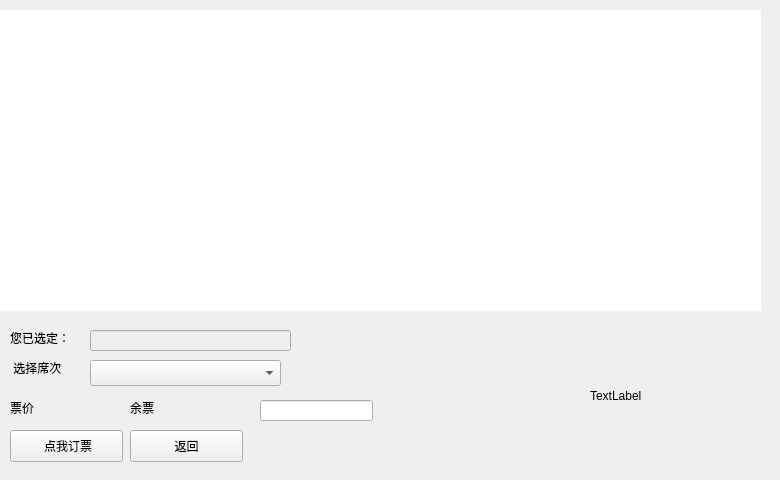
    <widget class="QWidget" name="tab_2">
     <attribute name="title">
      <string>订票</string>
     </attribute>
     <widget class="QFrame" name="tab2_nologin">
      <property name="geometry">
       <rect>
        <x>170</x>
        <y>60</y>
        <width>211</width>
        <height>80</height>
       </rect>
      </property>
      <property name="styleSheet">
       <string notr="true">QFrame{border: 0px;}</string>
      </property>
      <property name="frameShape">
       <enum>QFrame::StyledPanel</enum>
      </property>
      <property name="frameShadow">
       <enum>QFrame::Raised</enum>
      </property>
      <widget class="QLabel" name="label_5">
       <property name="geometry">
        <rect>
         <x>40</x>
         <y>30</y>
         <width>131</width>
         <height>16</height>
        </rect>
       </property>
       <property name="text">
        <string>&lt;html&gt;&lt;head/&gt;&lt;body&gt;&lt;p&gt;对不起，请先登录！&lt;/p&gt;&lt;/body&gt;&lt;/html&gt;</string>
       </property>
      </widget>
     </widget>
     <widget class="QFrame" name="tab2_logined">
      <property name="geometry">
       <rect>
        <x>0</x>
        <y>0</y>
        <width>771</width>
        <height>471</height>
       </rect>
      </property>
      <property name="styleSheet">
       <string notr="true">QFrame{border: 0px;}</string>
      </property>
      <property name="frameShape">
       <enum>QFrame::StyledPanel</enum>
      </property>
      <property name="frameShadow">
       <enum>QFrame::Raised</enum>
      </property>
      <widget class="QTableWidget" name="tab2_ticketShowing">
       <property name="geometry">
        <rect>
         <x>0</x>
         <y>10</y>
         <width>761</width>
         <height>301</height>
        </rect>
       </property>
      </widget>
      <widget class="QLabel" name="label_25">
       <property name="geometry">
        <rect>
         <x>10</x>
         <y>330</y>
         <width>60</width>
         <height>16</height>
        </rect>
       </property>
       <property name="text">
        <string>您已选定：</string>
       </property>
      </widget>
      <widget class="QLabel" name="label_27">
       <property name="geometry">
        <rect>
         <x>10</x>
         <y>360</y>
         <width>71</width>
         <height>16</height>
        </rect>
       </property>
       <property name="text">
        <string> 选择席次</string>
       </property>
      </widget>
      <widget class="QPushButton" name="pushButton_8">
       <property name="geometry">
        <rect>
         <x>10</x>
         <y>430</y>
         <width>113</width>
         <height>32</height>
        </rect>
       </property>
       <property name="text">
        <string> 点我订票</string>
       </property>
      </widget>
      <widget class="QPushButton" name="pushButton_9">
       <property name="geometry">
        <rect>
         <x>130</x>
         <y>430</y>
         <width>113</width>
         <height>32</height>
        </rect>
       </property>
       <property name="text">
        <string>返回</string>
       </property>
      </widget>
      <widget class="QComboBox" name="tab2_cata">
       <property name="geometry">
        <rect>
         <x>90</x>
         <y>360</y>
         <width>191</width>
         <height>26</height>
        </rect>
       </property>
      </widget>
      <widget class="QLabel" name="tab2_price">
       <property name="geometry">
        <rect>
         <x>10</x>
         <y>400</y>
         <width>101</width>
         <height>16</height>
        </rect>
       </property>
       <property name="text">
        <string>票价</string>
       </property>
      </widget>
      <widget class="QLabel" name="tab2_remain">
       <property name="geometry">
        <rect>
         <x>130</x>
         <y>400</y>
         <width>131</width>
         <height>16</height>
        </rect>
       </property>
       <property name="text">
        <string>余票</string>
       </property>
      </widget>
      <widget class="QLabel" name="tab2_picture">
       <property name="geometry">
        <rect>
         <x>590</x>
         <y>330</y>
         <width>171</width>
         <height>131</height>
        </rect>
       </property>
       <property name="styleSheet">
        <string notr="true">background-image: url(:/new/label/QR.png);</string>
       </property>
       <property name="text">
        <string>TextLabel</string>
       </property>
      </widget>
      <widget class="QLineEdit" name="tab2_chosen">
       <property name="enabled">
        <bool>false</bool>
       </property>
       <property name="geometry">
        <rect>
         <x>90</x>
         <y>330</y>
         <width>201</width>
         <height>21</height>
        </rect>
       </property>
      </widget>
      <widget class="QLineEdit" name="tab2_ticketCount">
       <property name="geometry">
        <rect>
         <x>260</x>
         <y>400</y>
         <width>113</width>
         <height>21</height>
        </rect>
       </property>
       <property name="inputMask">
        <string>000000</string>
       </property>
      </widget>
     </widget>
    </widget>
